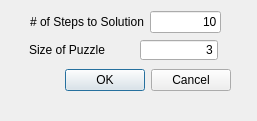
<?xml version="1.0" encoding="UTF-8"?>
<ui version="4.0">
 <class>generateDialog</class>
 <widget class="QDialog" name="generateDialog">
  <property name="geometry">
   <rect>
    <x>0</x>
    <y>0</y>
    <width>257</width>
    <height>121</height>
   </rect>
  </property>
  <property name="windowTitle">
   <string>Choose Options</string>
  </property>
  <widget class="QDialogButtonBox" name="buttonBox">
   <property name="geometry">
    <rect>
     <x>10</x>
     <y>60</y>
     <width>221</width>
     <height>41</height>
    </rect>
   </property>
   <property name="orientation">
    <enum>Qt::Horizontal</enum>
   </property>
   <property name="standardButtons">
    <set>QDialogButtonBox::Cancel|QDialogButtonBox::Ok</set>
   </property>
  </widget>
  <widget class="QWidget" name="layoutWidget">
   <property name="geometry">
    <rect>
     <x>30</x>
     <y>10</y>
     <width>191</width>
     <height>24</height>
    </rect>
   </property>
   <layout class="QHBoxLayout" name="horizontalLayout">
    <item>
     <widget class="QLabel" name="label">
      <property name="text">
       <string># of Steps to Solution</string>
      </property>
     </widget>
    </item>
    <item>
     <widget class="QLineEdit" name="edit_step2sol">
      <property name="text">
       <string>10</string>
      </property>
      <property name="alignment">
       <set>Qt::AlignRight|Qt::AlignTrailing|Qt::AlignVCenter</set>
      </property>
     </widget>
    </item>
   </layout>
  </widget>
  <widget class="QLabel" name="label_2">
   <property name="geometry">
    <rect>
     <x>29</x>
     <y>40</y>
     <width>105</width>
     <height>20</height>
    </rect>
   </property>
   <property name="text">
    <string>Size of Puzzle</string>
   </property>
  </widget>
  <widget class="QLineEdit" name="edit_puzzleSize">
   <property name="geometry">
    <rect>
     <x>140</x>
     <y>40</y>
     <width>78</width>
     <height>20</height>
    </rect>
   </property>
   <property name="text">
    <string>3</string>
   </property>
   <property name="alignment">
    <set>Qt::AlignRight|Qt::AlignTrailing|Qt::AlignVCenter</set>
   </property>
  </widget>
 </widget>
 <resources/>
 <connections>
  <connection>
   <sender>buttonBox</sender>
   <signal>accepted()</signal>
   <receiver>generateDialog</receiver>
   <slot>accept()</slot>
   <hints>
    <hint type="sourcelabel">
     <x>248</x>
     <y>254</y>
    </hint>
    <hint type="destinationlabel">
     <x>157</x>
     <y>274</y>
    </hint>
   </hints>
  </connection>
  <connection>
   <sender>buttonBox</sender>
   <signal>rejected()</signal>
   <receiver>generateDialog</receiver>
   <slot>reject()</slot>
   <hints>
    <hint type="sourcelabel">
     <x>316</x>
     <y>260</y>
    </hint>
    <hint type="destinationlabel">
     <x>286</x>
     <y>274</y>
    </hint>
   </hints>
  </connection>
 </connections>
</ui>
